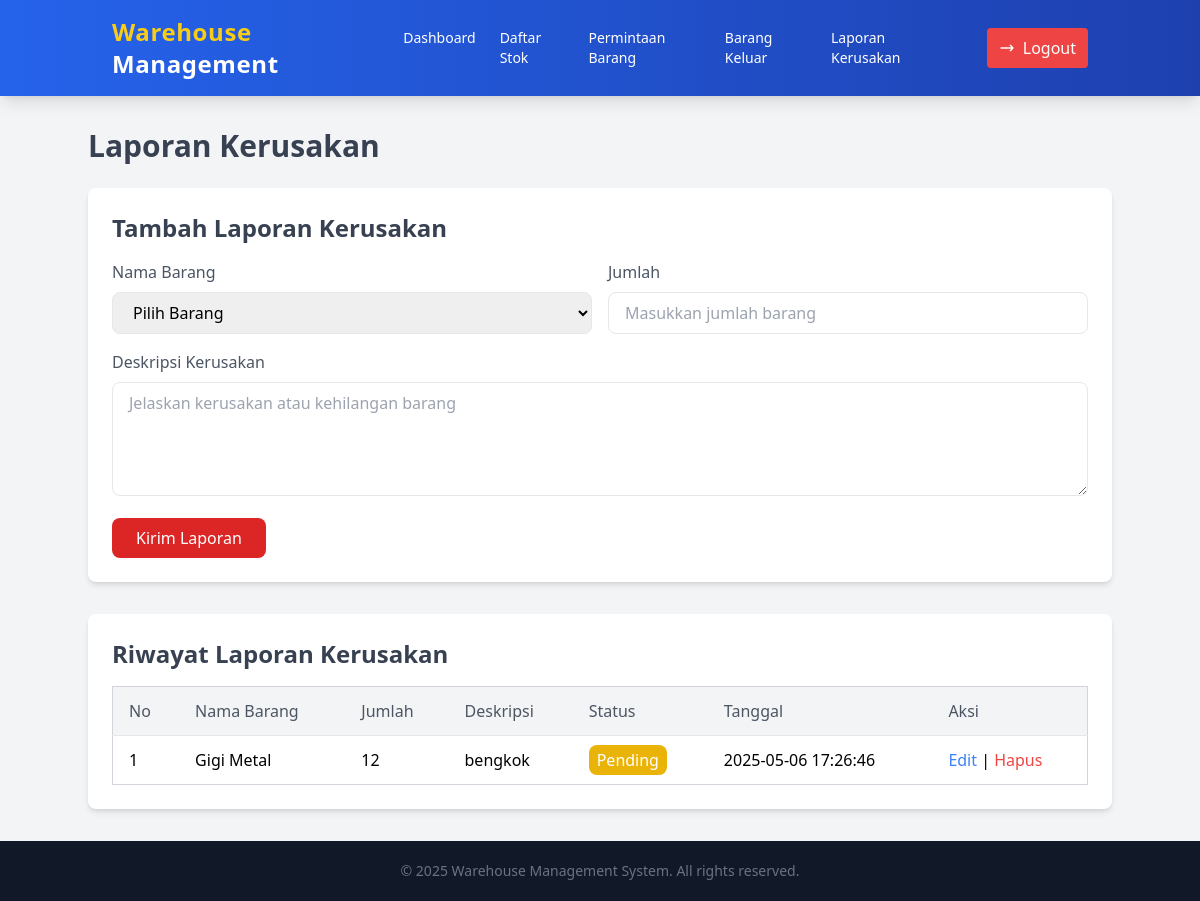
Screenshot of /user/laporan_kerusakan.php with the database file from the repository.
### tables this page shows
CREATE TABLE `barang_rusak` (
  `id_barang_rsk` int(15) NOT NULL,
  `id_barang` int(15) NOT NULL,
  `jumlah` int(255) NOT NULL,
  `deskripsi` text NOT NULL,
  `status` enum('Pending','Resolved','Rejected','') NOT NULL,
  `tanggal` timestamp NOT NULL DEFAULT current_timestamp() ON UPDATE current_timestamp()
);

CREATE TABLE `stok_barang` (
  `id_barang` int(15) NOT NULL,
  `nama_barang` varchar(255) NOT NULL,
  `id_kategori` int(15) NOT NULL,
  `jumlah` int(255) NOT NULL,
  `id_rak` int(15) NOT NULL
);

### user/laporan_kerusakan.php (the view, shortened to what this page needs)
<?php
include('../koneksi.php');
$edit_data = null;
?>
<!DOCTYPE html>
<html lang="en">
<head>
    <script src="https://cdn.tailwindcss.com"></script>
</head>
<body class="bg-gray-100 font-sans leading-normal tracking-normal min-h-screen flex flex-col">
    <nav class="bg-gradient-to-r from-blue-600 to-blue-800 text-white shadow-lg">
        <div class="container mx-auto px-6 py-4 flex justify-between items-center">
             <a href="../user_dashboard.php" class="text-2xl font-extrabold tracking-wide hover:text-yellow-400 transition duration-300">
                <span class="text-yellow-400">Warehouse</span> Management
            </a>
            <div class="flex items-center space-x-11">
                <ul class="flex space-x-6 text-sm font-medium">
                    <li>
                        <a href="../user_dashboard.php" class="hover:text-yellow-400 transition duration-300">Dashboard</a>
                    </li>
                    <li>
                        <a href="lihat_stok.php" class="hover:text-yellow-400 transition duration-300">Daftar Stok</a>
                    </li>
                    <li>
                        <a href="permintaan_barang.php" class="hover:text-yellow-400 transition duration-300">Permintaan Barang</a>
                    </li>
                    <li>
                        <a href="barang_keluar.php" class="hover:text-yellow-400 transition duration-300">Barang Keluar</a>
                    </li>
                    <li>
                        <a href="laporan_kerusakan.php" class="hover:text-yellow-400 transition duration-300">Laporan Kerusakan</a>
                    </li>
                </ul>
                <a href="../logout.php" class="flex items-center bg-red-500 px-3 py-2 rounded hover:bg-red-600 transition duration-300">
                    <svg xmlns="http://www.w3.org/2000/svg" class="h-4 w-4 mr-2" fill="none" viewBox="0 0 24 24" stroke="currentColor">
                        <path stroke-linecap="round" stroke-linejoin="round" stroke-width="2" d="M17 16l4-4m0 0l-4-4m4 4H3" />
                    </svg>
                    Logout
                </a>
            </div>
        </div>
    </nav>
    <div class="container mx-auto mt-8 flex-grow">
        <h1 class="text-3xl font-bold text-gray-700 mb-6">Laporan Kerusakan</h1>
        <div class="bg-white shadow-md rounded-lg p-6">
            <h2 class="text-2xl font-bold text-gray-700 mb-4">
                <?php echo $edit_data ? "Edit Laporan Kerusakan" : "Tambah Laporan Kerusakan"; ?>
            </h2>
            <form method="POST">
                <div class="grid grid-cols-1 md:grid-cols-2 gap-4">
                    <div>
                        <label for="id_barang" class="block text-gray-600 font-medium mb-2">Nama Barang</label>
                        <select id="id_barang" name="id_barang" class="w-full px-4 py-2 border rounded-lg focus:outline-none focus:ring-2 focus:ring-red-500" required>
                            <option value="" disabled selected>Pilih Barang</option>
                        </select>
                    </div>
                    <div>
                        <label for="jumlah" class="block text-gray-600 font-medium mb-2">Jumlah</label>
                        <input type="number" id="jumlah" name="jumlah" class="w-full px-4 py-2 border rounded-lg focus:outline-none focus:ring-2 focus:ring-red-500" placeholder="Masukkan jumlah barang" value="<?php echo $edit_data ? htmlspecialchars($edit_data['jumlah']) : ''; ?>" " required>
                    </div>
                </div>
                <div class="mt-4">
                    <label for="deskripsi" class="block text-gray-600 font-medium mb-2">Deskripsi Kerusakan</label>
                    <textarea id="deskripsi" name="deskripsi" rows="4" class="w-full px-4 py-2 border rounded-lg focus:outline-none focus:ring-2 focus:ring-red-500" placeholder="Jelaskan kerusakan atau kehilangan barang" required><?php echo $edit_data ? htmlspecialchars($edit_data['deskripsi']) : ''; ?></textarea>
                </div>
                <button type="submit" name="insert" class="mt-4 bg-red-600 text-white px-6 py-2 rounded-lg hover:bg-red-700 transition duration-300">Kirim Laporan</button>
            </form>
        </div>
        <div class="bg-white shadow-md rounded-lg p-6 mt-8 flex-grow">
            <h2 class="text-2xl font-bold text-gray-700 mb-4">Riwayat Laporan Kerusakan</h2>
            <table class="min-w-full bg-white border border-gray-300 rounded-lg">
                    <thead class="bg-gray-100">
                        <tr>
                            <th class="py-3 px-4 border-b text-left text-gray-600 font-medium">No</th>
                            <th class="py-3 px-4 border-b text-left text-gray-600 font-medium">Nama Barang</th>
                            <th class="py-3 px-4 border-b text-left text-gray-600 font-medium">Jumlah</th>
                            <th class="py-3 px-4 border-b text-left text-gray-600 font-medium">Deskripsi</th>
                            <th class="py-3 px-4 border-b text-left text-gray-600 font-medium">Status</th>
                            <th class="py-3 px-4 border-b text-left text-gray-600 font-medium">Tanggal</th>
                            <th class="py-3 px-4 border-b text-left text-gray-600 font-medium">Aksi</th>
                        </tr>
                    </thead>
                    <tbody class="divide-y divide-gray-200">
                        <?php
                        $sql = "SELECT barang_rusak.id_barang_rsk, stok_barang.id_barang, stok_barang.nama_barang, barang_rusak.jumlah, barang_rusak.deskripsi, barang_rusak.status, barang_rusak.tanggal FROM barang_rusak JOIN stok_barang ON barang_rusak.id_barang = stok_barang.id_barang ORDER BY barang_rusak.tanggal DESC";
                        $result = $conn->query($sql);
                        $no = 1;
                        if ($result && $result->num_rows > 0) {
                            while ($row = $result->fetch_assoc()) {
                                echo "<tr class='hover:bg-gray-50'>
                                        <td class='py-3 px-4'>" . htmlspecialchars($no++) . "</td>
                                        <td class='py-3 px-4'>" . htmlspecialchars($row['nama_barang']) . "</td>
                                        <td class='py-3 px-4'>" . htmlspecialchars($row['jumlah']) . "</td>
                                        <td class='py-3 px-4'>" . htmlspecialchars($row['deskripsi']) . "</td>
                                        <td class='py-3 px-4'>
                                            <span class='px-2 py-1 rounded-lg text-white " .
                                            ($row['status'] === 'Resolved' ? 'bg-green-500' : ($row['status'] === 'Rejected' ? 'bg-red-500' : 'bg-yellow-500')) . "'>
                                                " . htmlspecialchars($row['status']) . "
                                            </span>
                                        </td>
                                        <td class='py-3 px-4'>" . htmlspecialchars($row['tanggal']) . "</td>
                                        <td class='py-3 px-4'>";
                                        if ($row['status'] === 'Pending') {
                                            echo "<a href='?edit=" . $row['id_barang_rsk'] . "' class='text-blue-500 hover:underline'>Edit</a> | <a href='?delete=" . $row['id_barang_rsk'] . "' onclick=\"return confirm('Yakin ingin menghapus?')\" class='text-red-500 hover:underline'>Hapus</a>";
                                } else {
                                    echo "<span class='text-gray-400'>-</span>";
                                }
                                echo "</td>
                                    </tr>";
                            }
                        } else {
                            echo "<tr>
                                    <td colspan='7' class='py-3 px-4 text-center text-gray-500'>Belum ada data permintaan barang.</td>
                                  </tr>";
                        }
                        ?>
                    </tbody>
                </table>
        </div>
    </div>
    <footer class="bg-gray-900 text-white w-full pb-5 mt-8">
        <div class="mt-5 text-center">
            <p class="text-sm text-gray-500">
                &copy; <?php echo date('Y'); ?> Warehouse Management System. All rights reserved.
            </p>
        </div>
    </footer>
</body>
</html>

### rows the page displays
barang_rusak: id_barang.nama_barang "Gigi Metal", jumlah "12", deskripsi "bengkok", status "Pending", tanggal "2025-05-06 17:26:46"
